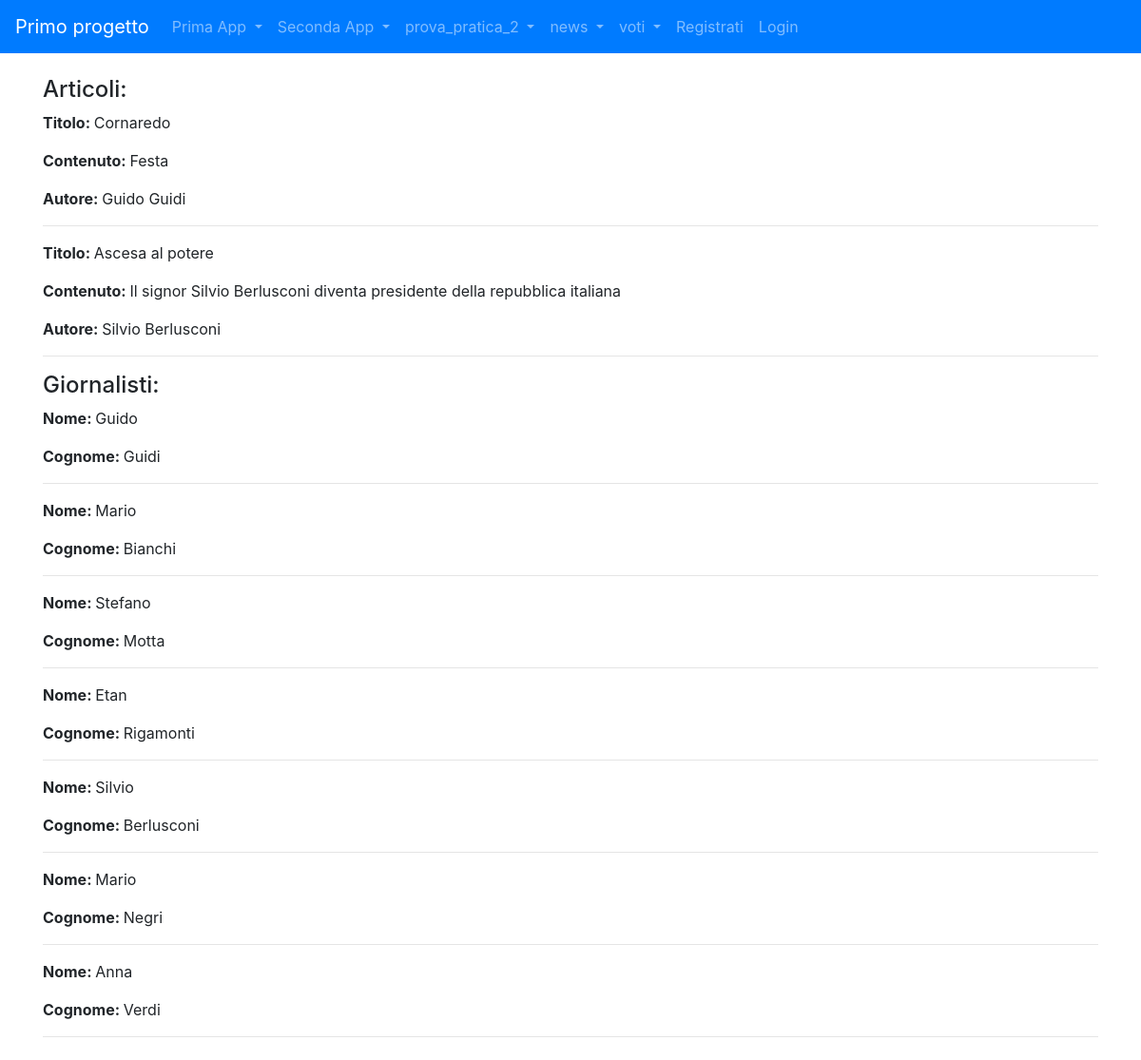
Screenshot of /news/homeview/ with the database file from the repository.
### news/models.py (models this page shows)
class Articolo (models.Model):
    titolo = models.CharField(max_length=20)
    contenuto = models.TextField()
    giornalista= models.ForeignKey(Giornalista,on_delete=models.CASCADE, related_name = "articoli")
    data = models.DateField(blank=True)
    visualizzazioni = models.IntegerField(default=0,blank=True)
    def __str__(self):
        return self.titolo
    class Meta:
        verbose_name= "Articolo"
        verbose_name_plural = "Articoli"

class Giornalista (models.Model):
    nome = models.CharField(max_length=20)
    cognome = models.CharField(max_length=20)
    anno_di_nascita = models.DateField(blank=True)
    def __str__(self):
        return self.nome +" " +self.cognome
    class Meta:
        verbose_name = "Giornalista"
        verbose_name_plural = "Giornalisti"

### news/views.py (the view)
# urls.py: path('homeview/',home,name="homeview"),
def home(request):
    articoli =Articolo.objects.all()
    giornalisti = Giornalista.objects.all()
    context = {"articoli": articoli, "giornalisti": giornalisti}
    print(context)
    return render (request, "news/homepage.html", context)

### news/templates/news/homepage.html (shortened to what this page needs)
{% extends 'base.html'%}
{%block content%}
    <h4>Articoli:</h4>
        {% for articolo in articoli %}
        <p><strong>Titolo: </strong>{{ articolo.titolo }}</p>
        <p><strong>Contenuto: </strong>{{ articolo.contenuto }}</p>
        <p><strong>Autore: </strong>{{ articolo.giornalista }}</p>
        <hr>
        {% endfor %}
<h4>Giornalisti:</h4>
    {% for giornalista in giornalisti %}
        <p><strong>Nome: </strong>{{ giornalista.nome }}</p>
        <p><strong>Cognome: </strong>{{ giornalista.cognome }}</p>
        <hr>
        {% endfor %}
{%endblock content%}

### rows the page displays
Articolo: titolo "Cornaredo", contenuto "Festa", giornalista "Guido Guidi"
Articolo: titolo "Ascesa al potere", contenuto "Il signor Silvio Berlusconi diventa presidente della repubblica italiana", giornalista "Silvio Berlusconi"
Giornalista: nome "Guido", cognome "Guidi"
Giornalista: nome "Mario", cognome "Bianchi"
Giornalista: nome "Stefano", cognome "Motta"
Giornalista: nome "Etan", cognome "Rigamonti"
Giornalista: nome "Silvio", cognome "Berlusconi"
Giornalista: nome "Mario", cognome "Negri"
Giornalista: nome "Anna", cognome "Verdi"
